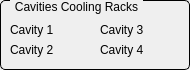
       <widget class="QGroupBox" name="titleGroupBox_4">
        <property name="geometry">
         <rect>
          <x>0</x>
          <y>660</y>
          <width>190</width>
          <height>70</height>
         </rect>
        </property>
        <property name="styleSheet">
         <string notr="true">QGroupBox {
     border: 1px solid black;
     border-radius: 5px;
     margin-top: 0.5em;
 }
 
 QGroupBox::title {
     subcontrol-origin: margin;
     left: 10px;
     padding: 0 3px 0 3px;
 }</string>
        </property>
        <property name="title">
         <string>Cavities Cooling Racks</string>
        </property>
        <widget class="QLabel" name="label_28">
         <property name="geometry">
          <rect>
           <x>10</x>
           <y>20</y>
           <width>60</width>
           <height>20</height>
          </rect>
         </property>
         <property name="text">
          <string>Cavity 1</string>
         </property>
        </widget>
        <widget class="QESimpleShape" name="qesimpleshape_55">
         <property name="geometry">
          <rect>
           <x>70</x>
           <y>20</y>
           <width>16</width>
           <height>20</height>
          </rect>
         </property>
         <property name="ledType">
          <enum>QSimpleShape::Error</enum>
         </property>
         <property name="colour0" stdset="0">
          <color>
           <red>60</red>
           <green>255</green>
           <blue>20</blue>
          </color>
         </property>
         <property name="variable" stdset="0">
          <string>SR-RF-CR1:isFlowInterlock</string>
         </property>
        </widget>
        <widget class="QLabel" name="label_29">
         <property name="geometry">
          <rect>
           <x>10</x>
           <y>40</y>
           <width>60</width>
           <height>20</height>
          </rect>
         </property>
         <property name="text">
          <string>Cavity 2</string>
         </property>
        </widget>
        <widget class="QESimpleShape" name="qesimpleshape_56">
         <property name="geometry">
          <rect>
           <x>70</x>
           <y>40</y>
           <width>16</width>
           <height>20</height>
          </rect>
         </property>
         <property name="ledType">
          <enum>QSimpleShape::Error</enum>
         </property>
         <property name="colour0" stdset="0">
          <color>
           <red>60</red>
           <green>255</green>
           <blue>20</blue>
          </color>
         </property>
         <property name="variable" stdset="0">
          <string>SR-RF-CR2:isFlowInterlock</string>
         </property>
        </widget>
        <widget class="QLabel" name="label_30">
         <property name="geometry">
          <rect>
           <x>100</x>
           <y>20</y>
           <width>60</width>
           <height>20</height>
          </rect>
         </property>
         <property name="text">
          <string>Cavity 3</string>
         </property>
        </widget>
        <widget class="QESimpleShape" name="qesimpleshape_57">
         <property name="geometry">
          <rect>
           <x>160</x>
           <y>20</y>
           <width>16</width>
           <height>20</height>
          </rect>
         </property>
         <property name="ledType">
          <enum>QSimpleShape::Error</enum>
         </property>
         <property name="colour0" stdset="0">
          <color>
           <red>60</red>
           <green>255</green>
           <blue>20</blue>
          </color>
         </property>
         <property name="variable" stdset="0">
          <string>SR-RF-CR3:isFlowInterlock</string>
         </property>
        </widget>
        <widget class="QLabel" name="label_31">
         <property name="geometry">
          <rect>
           <x>100</x>
           <y>40</y>
           <width>60</width>
           <height>20</height>
          </rect>
         </property>
         <property name="text">
          <string>Cavity 4</string>
         </property>
        </widget>
        <widget class="QESimpleShape" name="qesimpleshape_58">
         <property name="geometry">
          <rect>
           <x>160</x>
           <y>40</y>
           <width>16</width>
           <height>20</height>
          </rect>
         </property>
         <property name="ledType">
          <enum>QSimpleShape::Error</enum>
         </property>
         <property name="colour0" stdset="0">
          <color>
           <red>60</red>
           <green>255</green>
           <blue>20</blue>
          </color>
         </property>
         <property name="variable" stdset="0">
          <string>SR-RF-CR4:isFlowInterlock</string>
         </property>
        </widget>
       </widget>
